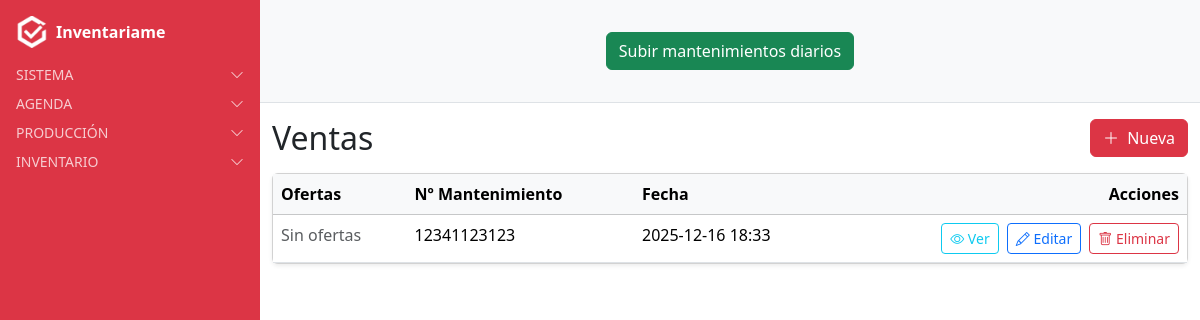
The page /sales/ventas/ (signed in) on the database as committed earlier.
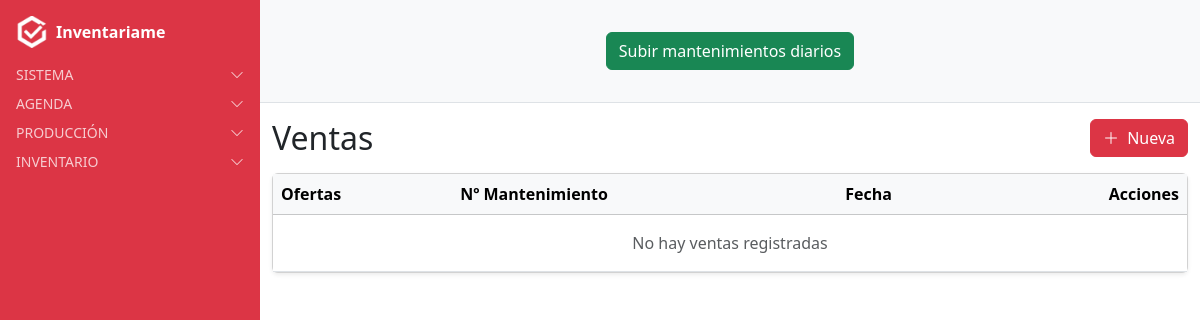
The same page on the database as committed later.
### sales/models.py (models this page shows, shortened)
class Venta(models.Model):
    usuario = models.ForeignKey(settings.AUTH_USER_MODEL, on_delete=models.CASCADE)
    fecha = models.DateTimeField(auto_now_add=True)
    ofertas = models.ManyToManyField(Oferta, through="VentaOferta", related_name="ventas")
    mantenimiento_numero = models.IntegerField(null=True, blank=True, help_text="Número de mantenimiento asociado (opcional)")
    ppa = models.BooleanField(default=False, help_text="Marcar si la venta ha convertido PPA")

### sales/views.py (the view)
# urls.py: path('ventas/', VentaListView.as_view(), name='venta_list'),
class VentaListView(GroupVisibilityMixin, ListView):
    model = Venta
    template_name = "sales/ventas_list.html"

### users/context_processors.py (called while the page is built)
def alertas_processor(request):
    if not request.user.is_authenticated:
        return {}
    ahora = timezone.now()
    proximas_con_recordatorio = Cita.objects.filter(
        usuario=request.user, recordatorio=True,
        fecha__gte=ahora, fecha__lte=ahora + timedelta(days=1)
    )
    if proximas_con_recordatorio.exists():
        return {"alertas": f"Tienes {proximas_con_recordatorio.count()} cita(s) con recordatorio en 24h"}
    return {}

### users/mixins.py (called while the page is built)
    def get_queryset(self):
        qs = super().get_queryset()
        perfil = getattr(self.request.user, "perfil", None)
        if not perfil:
            return qs.none()
        if perfil.tipo_usuario == "grupo" and perfil.grupo_django:
            return qs.filter(**{f"{self.owner_field_name}__groups": perfil.grupo_django})
        return qs.filter(**{self.owner_field_name: self.request.user})

### templates/sales/ventas_list.html
{% extends "base.html" %}
{% block content_authenticated %}
<div class="d-flex align-items-center justify-content-between mb-3">
  <h2 class="mb-0">Ventas</h2>
  <a class="btn btn-danger" href="{% url 'venta_create' %}">
    <i class="bi bi-plus-lg me-1"></i> Nueva
  </a>
</div>
<div class="card shadow-sm">
  <div class="card-body p-0">
    <table class="table table-hover mb-0">
      <thead class="table-light">
        <tr>
          <th>Ofertas</th>
          <th>Nº Mantenimiento</th>
          <th>Fecha</th>
          <th class="text-end">Acciones</th>
        </tr>
      </thead>
      <tbody>
        {% for obj in object_list %}
        <tr>
          <td>
            {% if obj.venta_ofertas.all %}
              {% for vo in obj.venta_ofertas.all %}
                <span class="badge bg-primary me-1">
                  {{ vo.oferta.nombre }} x{{ vo.cantidad }}
                </span>
              {% endfor %}
            {% else %}
              <span class="text-muted">Sin ofertas</span>
            {% endif %}
          </td>
          <td>
            {% if obj.mantenimiento_numero %}
              {{ obj.mantenimiento_numero }}
            {% else %}
              <span class="text-muted">—</span>
            {% endif %}
          </td>
          <td>{{ obj.fecha|date:"Y-m-d H:i" }}</td>
          <td class="text-end">
            <a href="{% url 'venta_detail' obj.pk %}" class="btn btn-sm btn-outline-info me-1">
              <i class="bi bi-eye"></i> Ver
            </a>
            <a href="{% url 'venta_update' obj.pk %}" class="btn btn-sm btn-outline-primary me-1">
              <i class="bi bi-pencil"></i> Editar
            </a>
            <a href="{% url 'venta_delete' obj.pk %}" class="btn btn-sm btn-outline-danger">
              <i class="bi bi-trash"></i> Eliminar
            </a>
          </td>
        </tr>
        {% empty %}
        <tr>
          <td colspan="4" class="text-center text-muted py-3">No hay ventas registradas</td>
        </tr>
        {% endfor %}
      </tbody>
    </table>
  </div>
</div>
{% endblock %}

Rows that differ between the two databases and show on the page:
removed Venta: shows "Sin ofertas", mantenimiento_numero "12341123123", fecha "2025-12-16 18:33"
Other text that changed with them:
text now shown: "No hay ventas registradas"
